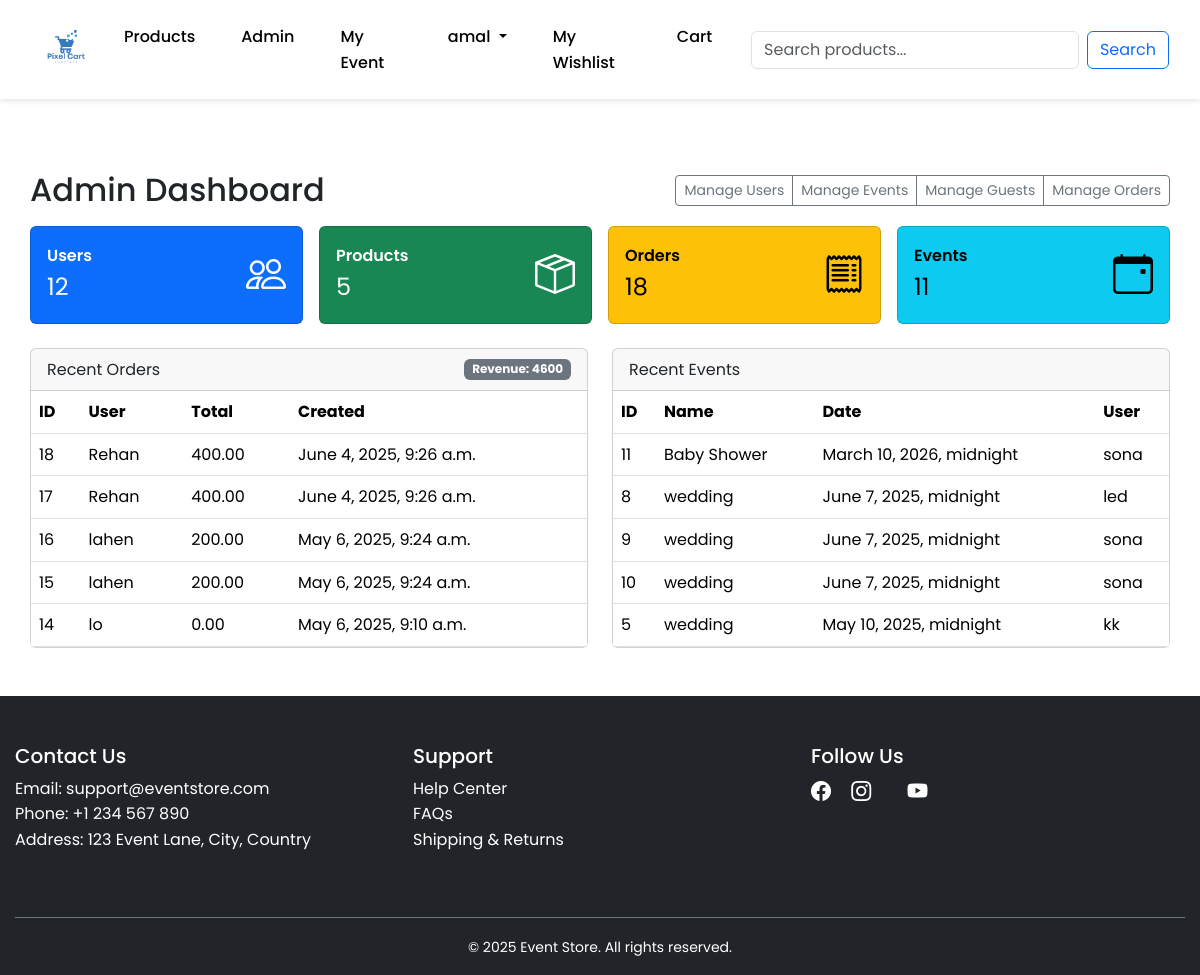
The app's page /dashboard/ (signed in), older data.
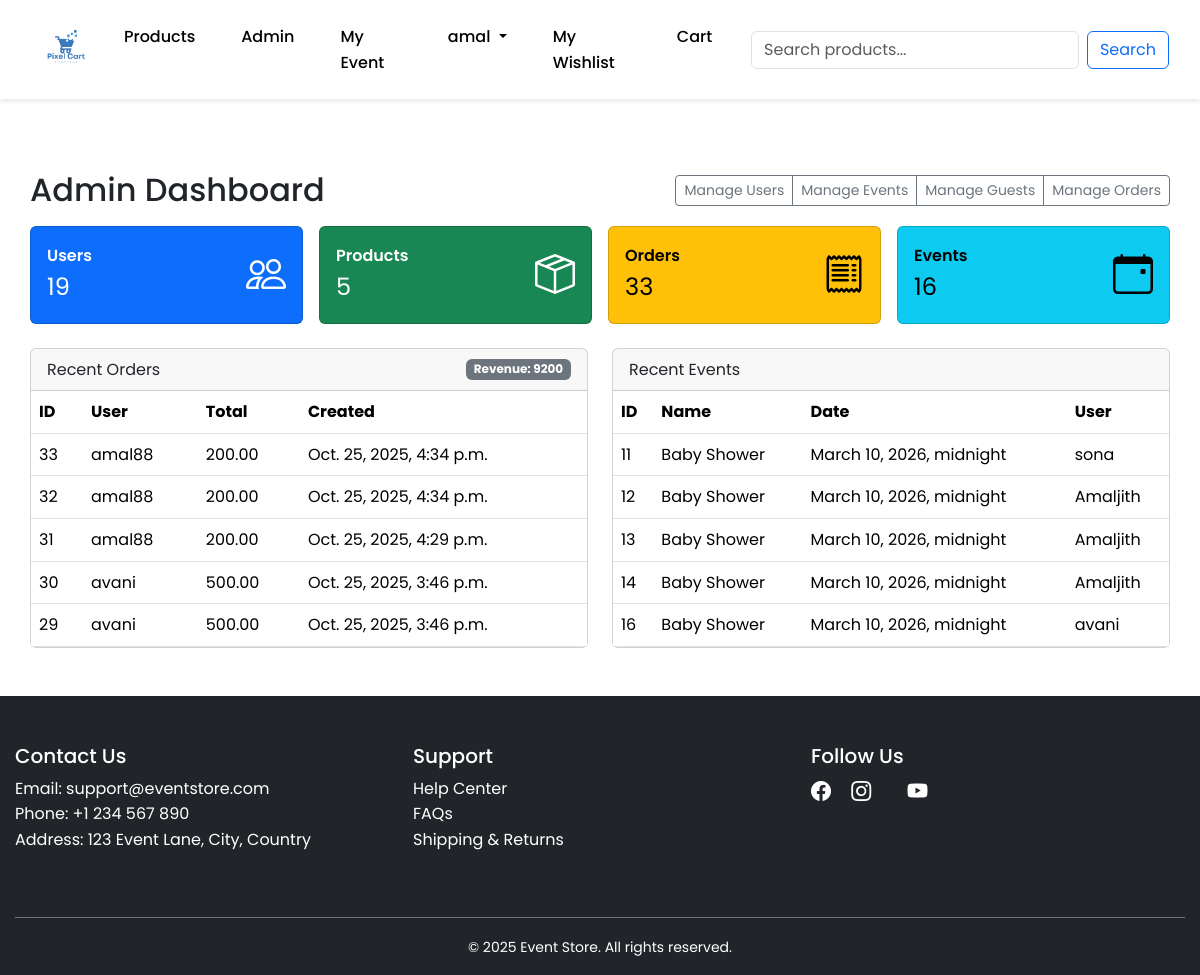
The same page, newer data.
### product/models.py (models this page shows)
class Order(models.Model):
    STATUS_CHOICES = [
        ('Pending', 'Pending'),
        ('Shipped', 'Shipped'),
        ('Delivered', 'Delivered'),
        ('Cancelled', 'Cancelled'),
    ]
    user = models.ForeignKey(User, on_delete=models.CASCADE)
    cart = models.ForeignKey(Cart, on_delete=models.SET_NULL, null=True, related_name='orders')
    total_price = models.DecimalField(max_digits=10, decimal_places=2)
    created_at = models.DateTimeField(auto_now_add=True)
    status = models.CharField(max_length=20,choices=STATUS_CHOICES)  # e.g., Pending, Shipped, Delivered
    updated_at = models.DateTimeField(auto_now=True)
    delivery_date = models.DateField(null=True, blank=True)
    is_paid = models.BooleanField(default=False)
    paid_at = models.DateTimeField(null=True, blank=True)

### user/models.py (models this page shows)
class User(AbstractUser):
    email = models.EmailField(unique=True)

### eventmanagement/models.py (models this page shows, shortened)
class Event(models.Model):
    name = models.CharField(max_length=100)
    event_date = models.DateTimeField()
    location = models.CharField(max_length=255)
    description = models.TextField()
    user = models.ForeignKey(settings.AUTH_USER_MODEL, on_delete=models.CASCADE)

### user/views.py (the view)
# urls.py: path('dashboard/', admin_dashboard, name='admin_dashboard'),
@login_required(login_url='login')
def admin_dashboard(request):
    if not request.user.is_staff:
        messages.error(request, "You do not have permission to access the admin dashboard.")
        return redirect('home')
    total_users = User.objects.count()
    total_products = Product.objects.count()
    total_orders = Order.objects.count()
    total_events = Event.objects.count()
    recent_orders = Order.objects.order_by('-created_at')[:5]
    recent_events = Event.objects.order_by('-event_date')[:5]
    from django.db.models import Sum
    revenue_total = Order.objects.aggregate(total=Sum('total_price'))['total'] or 0
    context = {
        'total_users': total_users,
        'total_products': total_products,
        'total_orders': total_orders,
        'total_events': total_events,
        'recent_orders': recent_orders,
        'recent_events': recent_events,
        'revenue_total': revenue_total,
    }
    return render(request, 'admin/dashboard.html', context)

### eventmanagement/context_processors.py (called while the page is built)
def user_event(request):
    if request.user.is_authenticated:
        event = Event.objects.filter(user=request.user).order_by('-event_date').first()
        return {'current_event': event}
    return {}

### templates/admin/dashboard.html (shortened to what the changed rows need)
{% extends 'base.html' %}
{% load static %}
{% block main-content %}
<div class="container py-4">
  <div class="d-flex justify-content-between align-items-center mb-3">
    <h2 class="mb-0">Admin Dashboard</h2>
  </div>
  <div class="row g-3">
    <div class="col-md-3">
      <div class="card text-bg-primary">
        <div class="card-body">
          <div class="d-flex justify-content-between align-items-center">
            <div>
              <div class="fw-semibold">Users</div>
              <div class="fs-4">{{ total_users }}</div>
            </div>
          </div>
        </div>
      </div>
    </div>
    <div class="col-md-3">
      <div class="card text-bg-warning">
        <div class="card-body">
          <div class="d-flex justify-content-between align-items-center">
            <div>
              <div class="fw-semibold">Orders</div>
              <div class="fs-4">{{ total_orders }}</div>
            </div>
          </div>
        </div>
      </div>
    </div>
    <div class="col-md-3">
      <div class="card text-bg-info">
        <div class="card-body">
          <div class="d-flex justify-content-between align-items-center">
            <div>
              <div class="fw-semibold">Events</div>
              <div class="fs-4">{{ total_events }}</div>
            </div>
          </div>
        </div>
      </div>
    </div>
  </div>
  <div class="row mt-4">
    <div class="col-md-6">
      <div class="card">
        <div class="card-header d-flex justify-content-between align-items-center">
          <span>Recent Orders</span>
          <span class="badge text-bg-secondary">Revenue: {{ revenue_total }}</span>
        </div>
        <div class="card-body p-0">
          <table class="table mb-0">
            <thead>
              <tr>
                <th>ID</th>
                <th>User</th>
                <th>Total</th>
                <th>Created</th>
              </tr>
            </thead>
            <tbody>
              {% for o in recent_orders %}
              <tr>
                <td>{{ o.id }}</td>
                <td>{{ o.user }}</td>
                <td>{{ o.total_price }}</td>
                <td>{{ o.created_at }}</td>
              </tr>
              {% empty %}
              <tr><td colspan="4" class="text-center">No orders</td></tr>
              {% endfor %}
            </tbody>
          </table>
        </div>
      </div>
    </div>
    <div class="col-md-6">
      <div class="card">
        <div class="card-body p-0">
          <table class="table mb-0">
            <thead>
              <tr>
                <th>ID</th>
                <th>Name</th>
                <th>Date</th>
                <th>User</th>
              </tr>
            </thead>
            <tbody>
              {% for e in recent_events %}
              <tr>
                <td>{{ e.id }}</td>
                <td>{{ e.name }}</td>
                <td>{{ e.event_date }}</td>
                <td>{{ e.user }}</td>
              </tr>
              {% empty %}
              <tr><td colspan="4" class="text-center">No events</td></tr>
              {% endfor %}
            </tbody>
          </table>
        </div>
      </div>
    </div>
  </div>
</div>
{% endblock main-content %}

Row changes from the older to the newer data that the page shows:
no longer on this page (row unchanged): Order: id "18", user "Rehan", total_price "400.00", created_at "June 4, 2025, 9:26 a.m."
no longer on this page (row unchanged): Order: id "17", user "Rehan", total_price "400.00", created_at "June 4, 2025, 9:26 a.m."
no longer on this page (row unchanged): Order: id "16", user "lahen", total_price "200.00", created_at "May 6, 2025, 9:24 a.m."
no longer on this page (row unchanged): Order: id "15", user "lahen", total_price "200.00", created_at "May 6, 2025, 9:24 a.m."
no longer on this page (row unchanged): Order: id "14", user "lo", total_price "0.00", created_at "May 6, 2025, 9:10 a.m."
no longer on this page (row unchanged): Event: id "8", name "wedding", event_date "June 7, 2025, midnight", user "led"
no longer on this page (row unchanged): Event: id "9", name "wedding", event_date "June 7, 2025, midnight", user "sona"
no longer on this page (row unchanged): Event: id "10", name "wedding", event_date "June 7, 2025, midnight", user "sona"
no longer on this page (row unchanged): Event: id "5", name "wedding", event_date "May 10, 2025, midnight", user "kk"
added Order: id "33", user "amal88", total_price "200.00", created_at "Oct. 25, 2025, 4:34 p.m."
added Order: id "32", user "amal88", total_price "200.00", created_at "Oct. 25, 2025, 4:34 p.m."
added Order: id "31", user "amal88", total_price "200.00", created_at "Oct. 25, 2025, 4:29 p.m."
added Order: id "30", user "avani", total_price "500.00", created_at "Oct. 25, 2025, 3:46 p.m."
added Order: id "29", user "avani", total_price "500.00", created_at "Oct. 25, 2025, 3:46 p.m."
added Event: id "12", name "Baby Shower", event_date "March 10, 2026, midnight", user "Amaljith"
added Event: id "13", name "Baby Shower", event_date "March 10, 2026, midnight", user "Amaljith"
added Event: id "14", name "Baby Shower", event_date "March 10, 2026, midnight", user "Amaljith"
added Event: id "16", name "Baby Shower", event_date "March 10, 2026, midnight", user "avani"
Text that changed along with them:
{{ total_users }}: "12" → "19"
{{ total_orders }}: "18" → "33"
{{ total_events }}: "11" → "16"
{{ revenue_total }}: "4600" → "9200"
